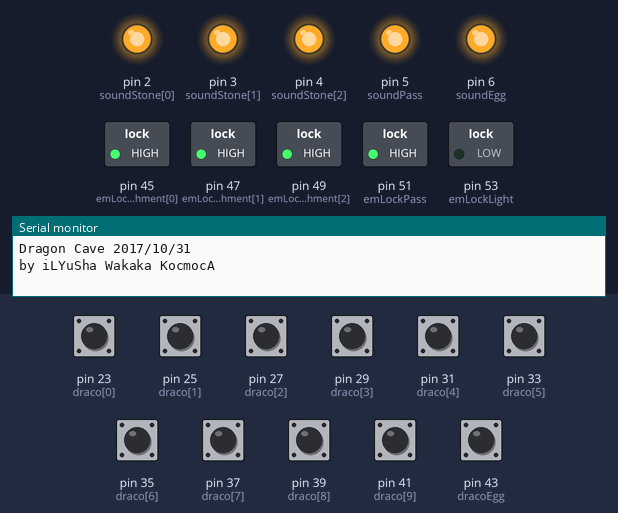
Bench run of a sketch on a simulated Arduino Mega 2560, built with avr-gcc and run on an emulated ATmega2560. On the bench: switched loads named in the sketch (green lamp = pin HIGH), output pins drawn as LEDs (lit = HIGH), the last lines printed to the serial monitor. The inputs (shaded band) are chosen by the test bench; at power-on: pin 23 (draco[0]), pin 25 (draco[1]), pin 27 (draco[2]), pin 29 (draco[3]), pin 31 (draco[4]), pin 33 (draco[5]), pin 35 (draco[6]), pin 37 (draco[7]), pin 39 (draco[8]), pin 41 (draco[9]), pin 43 (dracoEgg) HIGH.

Above: at 1.2 s.
1.3 s: pin 43 (dracoEgg) pulled LOW for 0.15 s
At 2.6 s:
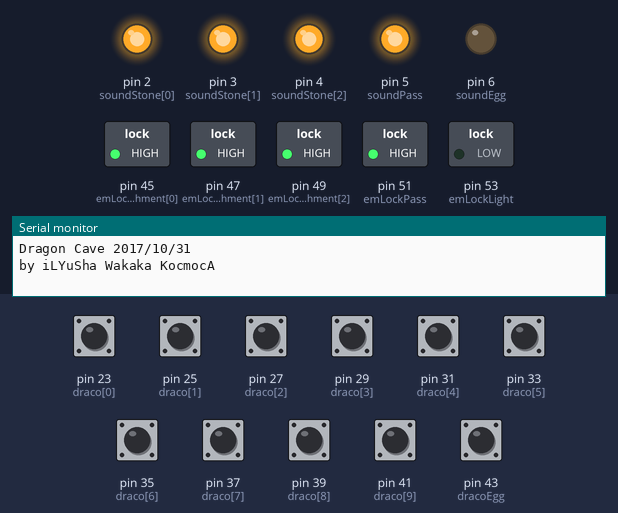
2.9 s: pin 23 (draco[0]) pulled LOW for 0.15 s
At 3.3 s:
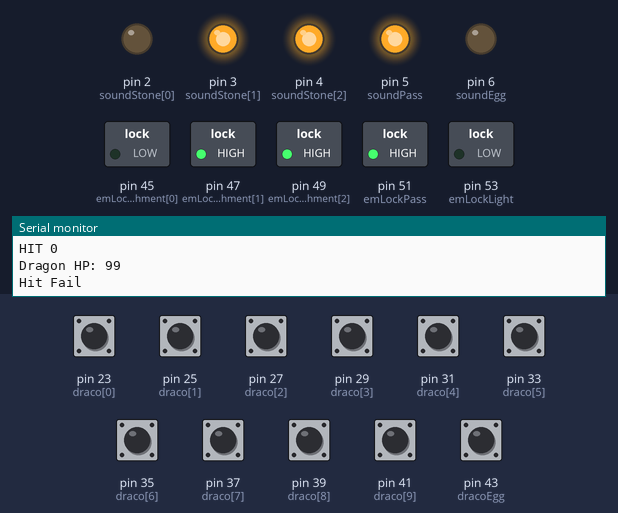
4.5 s: pin 23 (draco[0]) pulled LOW for 1 s
At 5.7 s:
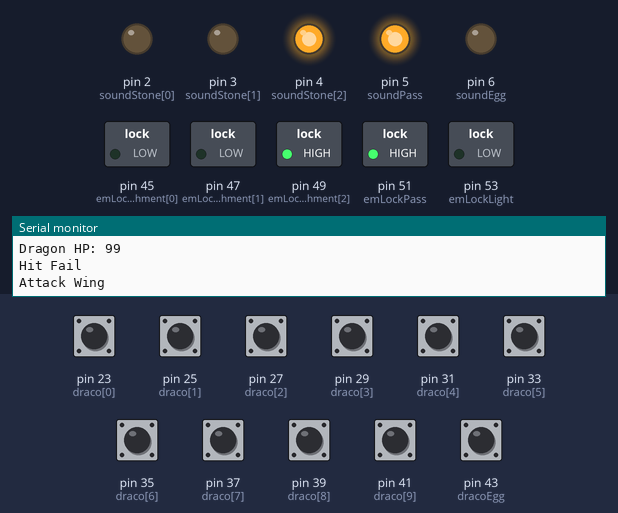
7.0 s: pin 43 (dracoEgg) pulled LOW for 1 s
At 7.6 s:
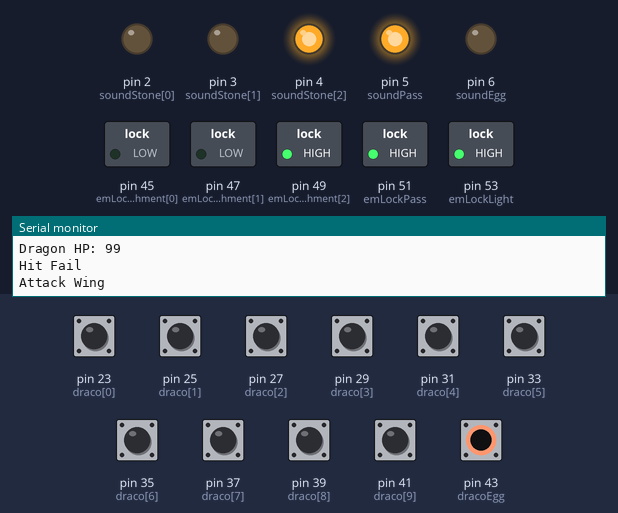
Timing chart, 0 to 10.0 s (numbered marks = the images above; inputs shaded):
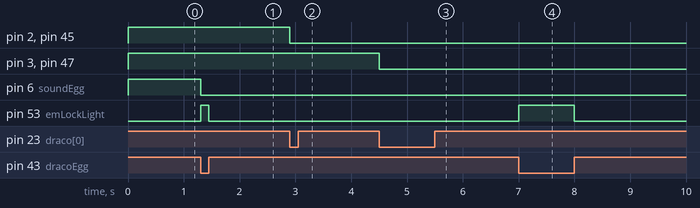

Measured:
- after the input at 1.3 s, pin 6 (soundEgg): HIGH → LOW at once; pin 53 (emLockLight): LOW → HIGH at once, → LOW 0.15 s later
- after the input at 2.9 s, pin 2 (soundStone[0]), pin 45 (emLockPunishment[0]): HIGH → LOW at once
- after the input at 4.5 s, pin 3 (soundStone[1]), pin 47 (emLockPunishment[1]): HIGH → LOW at once
- after the input at 7.0 s, pin 53 (emLockLight): LOW → HIGH at once, → LOW 1.0 s later

The sketch:

Dragon_Cave.ino
```cpp
/******************************************
  Title: Dragon Cave
  Studio: iLYuSha Wakaka & 0escape
  Author: iLYuSha Wakaka KocmocA
  Date: 2017/10/31
*******************************************/
#define NUMBER_DRACO 10
#define NUMBER_PUNISH 3
unsigned long timer;
/* Input */
const int draco[NUMBER_DRACO] = {23,25,27,29,31,33,35,37,39,41};
const int dracoEgg = 43;
/* Output */
const int soundPass = 5;
const int soundEgg = 6;
const int soundStone[NUMBER_PUNISH] = {2,3,4};
const int emLockPunishment[NUMBER_PUNISH] = {45,47,49};
const int emLockPass = 51;
const int emLockLight = 53;
/* Retained Variable */
int durationMax = 1000;
int durationLimit = 10;
int valueDraco[3][NUMBER_DRACO] = {{},{},{0,0,1,1,0,0,1,0,1,0}};
int valueDracoEgg;
/* Variable */
boolean determination = false;
boolean firstblood = false;
boolean hitDragonwing = false;
boolean pass = false;
int dracoHP = 100;
int numHit = 0;
int numLastHit = 0;
int lastHit = -1;

void setup()
{
    Serial.begin(9600);
    for (int i = 0;i<NUMBER_DRACO;i++)
    {
      pinMode(draco[i],INPUT_PULLUP);
    }
    pinMode(dracoEgg,INPUT_PULLUP);
    for (int j = 0;j<NUMBER_PUNISH;j++)
    {
      pinMode(soundStone[j],OUTPUT);
      pinMode(emLockPunishment[j],OUTPUT);
      digitalWrite(soundStone[j], HIGH);
      digitalWrite(emLockPunishment[j], HIGH);
    }
    pinMode(soundPass,OUTPUT);
    pinMode(soundEgg,OUTPUT);
    pinMode(emLockPass,OUTPUT);
    pinMode(emLockLight,OUTPUT);
    digitalWrite(soundPass, HIGH);
    digitalWrite(soundEgg, HIGH);
    digitalWrite(emLockPass, HIGH);
    digitalWrite(emLockLight, LOW);
    Serial.println("Dragon Cave 2017/10/31");
    Serial.println("by iLYuSha Wakaka KocmocA");
}

void loop()
{
    /* 破關 */
    if(dracoHP <= 0)
    {
        pass = true;
        digitalWrite(soundPass, LOW);
        digitalWrite(emLockPass, LOW);
        digitalWrite(emLockLight, HIGH);
        return;
    }
    else
    {
        // 龍蛋觸發
        valueDracoEgg = Digital2Value(valueDracoEgg, digitalRead(dracoEgg));
        if(valueDracoEgg > 0)
        {
            digitalWrite(soundEgg, LOW);
            digitalWrite(emLockLight, HIGH);
            determination = true;
        }
        else
            digitalWrite(emLockLight, LOW);
        if(!determination)
            return;

        // 遊戲開始
        numHit = 0;
        for(int k = 0 ; k < NUMBER_DRACO ; k++)
        {
          valueDraco[1][k] = Attack(k, valueDraco[0][k], valueDraco[1][k] ,valueDraco[2][k]);
          valueDraco[0][k] = Digital2Value(valueDraco[0][k],digitalRead(draco[k]));
        }
        if(numHit > numLastHit)
            Check();
        numLastHit = numHit;
    }
}

/*********************** 觸發機制判斷經驗規則 ************************
 *  1. 僅觸發一次使用 value > 0 判斷
 *  2. 單次觸發使用 value == durationLimit 判斷 (durationLimit > 1)
 *  3. 連續觸發使用 value >= durationLimit 判斷 (durationLimit > 1)
 *  4. 多組Arduino輸入(durationLimit > 30)
**********************************************************************/
int Digital2Value(int value, int digital)
{
    digital == 0 ? value++ : value = 0;
    if(value > durationMax)
        value = durationLimit;
    return value;
}

int Attack(int numberDraco, int valueDraco, int lastDraco, int fatal)
{
    if(valueDraco > 0)
    {
//        Serial.print(numberDraco);
//        Serial.print(" is HIT, value is ");
//        Serial.println(valueDraco);
        if(valueDraco >= durationLimit)
            numHit++;
        if(valueDraco == durationLimit && lastDraco == durationLimit-1)
        {
            if(lastHit != numberDraco)
            {
                  if(fatal)
                  {
                      Serial.print("Fatal HIT ");
                      Serial.println(numberDraco);
                      dracoHP = DracoHP(dracoHP,2);
                  }
                  else
                  {
                      Serial.print("HIT ");
                      Serial.println(numberDraco);
                      dracoHP = DracoHP(dracoHP,1);
                  }
            }
            lastHit = numberDraco;
        }
    }
    return valueDraco;
}

void Check()
{
    if(numHit == 4 &&
      valueDraco[0][2] >= durationLimit &&
      valueDraco[0][3] >= durationLimit &&
      valueDraco[0][6] >= durationLimit &&
      valueDraco[0][8] >= durationLimit)
        dracoHP = DracoHP(dracoHP,1000);
    else if(!pass)
    {
        // 首次插劍沒刺在龍腹8時觸發
        if (!firstblood && numHit == 1)
        {
            firstblood = true;
            if (valueDraco[0][6] >= durationLimit)
            {
                Serial.println("Hit Death Point");
                dracoHP = DracoHP(dracoHP,50);
            }
            else
            {
                Serial.println("Hit Fail");
                digitalWrite(soundStone[0], LOW);
                digitalWrite(emLockPunishment[0], LOW);
            }
        }
        // 刺中龍翼觸發
        else if (!hitDragonwing && valueDraco[0][0] > durationLimit)
        {
            Serial.println("Attack Wing");
            hitDragonwing = true;
            digitalWrite(soundStone[1], LOW);
            digitalWrite(emLockPunishment[1], LOW);
        }
        // 屠龍劍皆插上沒有破關時觸發
        else if (numHit == 4 && !pass)
        {
            digitalWrite(soundStone[2], LOW);
            digitalWrite(emLockPunishment[2], LOW);
        }
    }
}

int DracoHP(int hp, int dmg)
{
      hp -= dmg;
      if(hp < 0)
          hp = 0;
      Serial.print("Dragon HP: ");
      Serial.println(hp);
      return hp;
}
```
